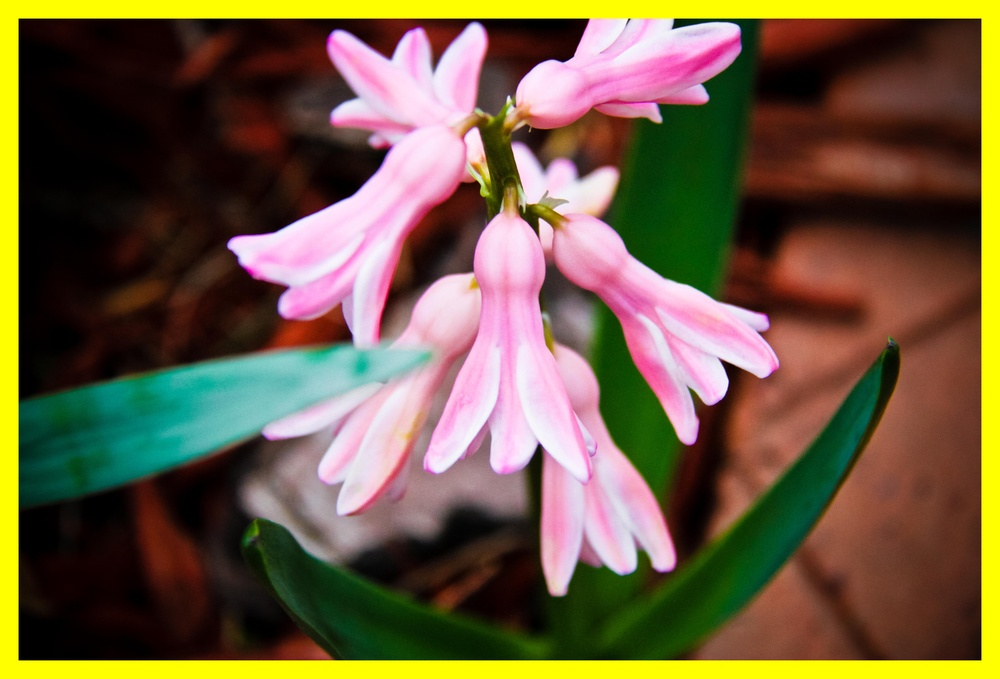
#> input picture 11_imageops/flower_border.jpg, 1000 x 679 px, shrunk from 5384 x 3656 before the run
$ python apply_crop.py
#> lines starting #> are read from the running program, lines starting #| are printed output that depends on the picture
# apply_crop.py

from PIL import Image, ImageOps

def crop(image_path, output_path, border):
#> called with image_path = 'flower_border.jpg', output_path = 'flower_no_border.jpg', border = 100
    image = Image.open(image_path)
#> image is the input picture: PIL image 1000x679 RGB; mean R, G, B 111.1, 92.9, 65.3
    converted_image = ImageOps.crop(image, border)
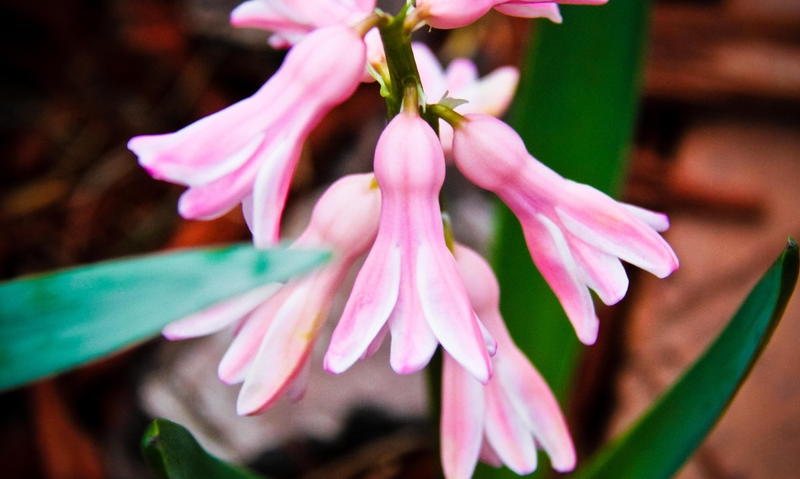
#> converted_image: PIL image 800x479 RGB; mean R, G, B 116.8, 96.5, 92.5
    converted_image.save(output_path)


if __name__ == "__main__":
    crop("flower_border.jpg", "flower_no_border.jpg", border=100)

$ run again, with 11_imageops/flower_scaled.jpg copied over 11_imageops/flower_border.jpg
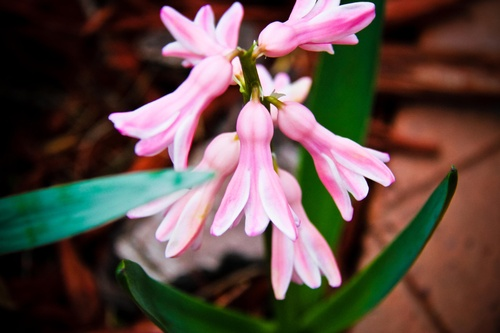
#> input picture 11_imageops/flower_scaled.jpg, 500 x 333 px, shrunk from 2592 x 1728 before the run
#> in crop, image is the input picture: PIL image 500x333 RGB; mean R, G, B 96.9, 77, 71.5
#> in crop, `converted_image = ImageOps.crop(image, border)`:
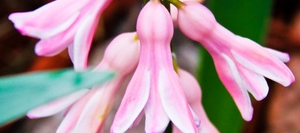
#> converted_image: PIL image 300x133 RGB; mean R, G, B 161.6, 135.4, 141.6
